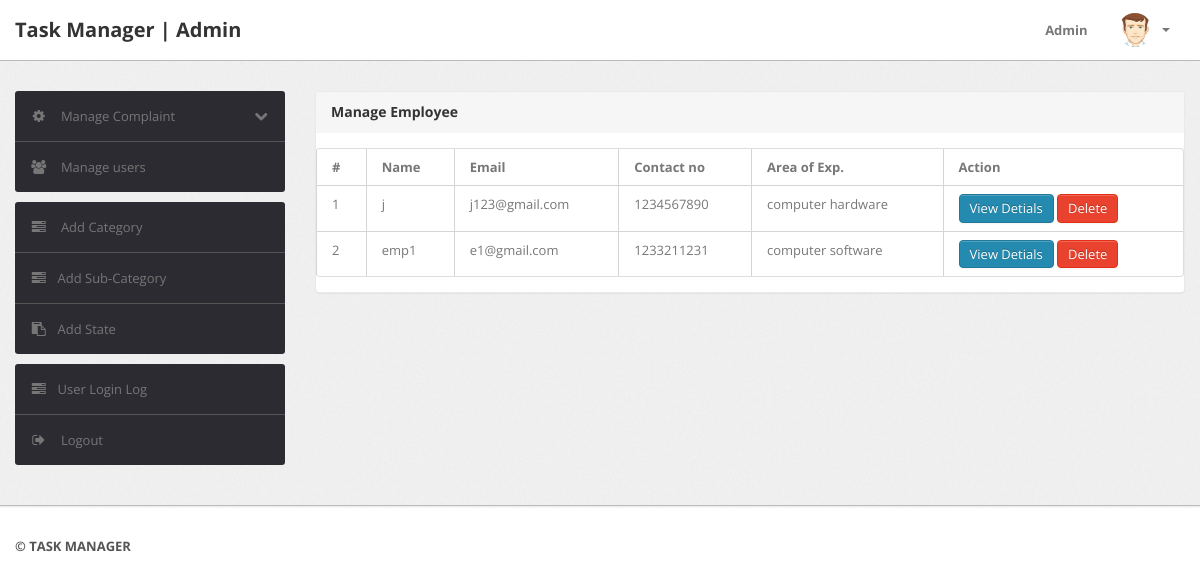
The page /admin/manage-emp.php (signed in) on the database its author committed.
### tables this page shows
CREATE TABLE `employee` (
  `e_id` int(11) NOT NULL,
  `fullName` varchar(100) NOT NULL,
  `empEmail` varchar(100) NOT NULL,
  `contactNo` int(10) NOT NULL,
  `area_of_exp` varchar(100) NOT NULL,
  `city` varchar(100) NOT NULL,
  `password` varchar(100) NOT NULL
);

### admin/manage-emp.php (the view, shortened to what this page needs)
<?php
$con=mysqli_connect(DB_SERVER,DB_USER,DB_PASS,DB_NAME);
if(strlen($_SESSION['alogin'])==0)
	{
header('location:index.php');
}
else{
?>
<!DOCTYPE html>
<html lang="en">
<head>
	<link type="text/css" href="bootstrap/css/bootstrap.min.css" rel="stylesheet">
	<link type="text/css" href="bootstrap/css/bootstrap-responsive.min.css" rel="stylesheet">
	<link type="text/css" href="css/theme.css" rel="stylesheet">
	<link type="text/css" href="images/icons/css/font-awesome.css" rel="stylesheet">
</head>
<body>
<?php include('include/header.php');?>
	<div class="wrapper">
		<div class="container">
			<div class="row">
<?php include('include/sidebar.php');?>
			<div class="span9">
					<div class="content">
	<div class="module">
							<div class="module-head">
								<h3>Manage Employee</h3>
							</div>
							<div class="module-body table">
								<table cellpadding="0" cellspacing="0" border="0"   class="table table-bordered display" width="100%">
									<thead>
										<tr>
											<th>#</th>
											<th>Name</th>
											<th>Email </th>
											<th>Contact no</th>
											<th>Area of Exp.</th>
											<th>Action</th>
										</tr>
									</thead>
									<tbody>
<?php $query=mysqli_query($con,"select * from employee");
$cnt=1;
while($row=mysqli_fetch_array($query))
{
?>
										<tr>
											<td><?php echo htmlentities($cnt);?></td>
											<td><?php echo htmlentities($row['fullName']);?></td>
											<td><?php echo htmlentities($row['empEmail']);?></td>
											<td> <?php echo htmlentities($row['contactNo']);?></td>
											<td><?php echo htmlentities($row['area_of_exp']);?></td>
<td>
	<a href="javascript:void(0);" onClick="popUpWindow('http://localhost/cms/admin/emp_profile.php?e_id=<?php echo htmlentities($row['e_id']);?>');" title="View Details">
<button type="button" class="btn btn-primary">View Detials</button>
											</a>
<a href="manage-emp.php?e_id=<?php echo htmlentities($row['e_id']);?>&&action=del" title="Delete" onClick="return confirm('Do you really want to delete ?')">
<button type="button" class="btn btn-danger">Delete</button></a>
										</td>
										<?php $cnt=$cnt+1; } ?>
								</table>
							</div>
						</div>
					</div>
				</div>
			</div>
		</div>
	</div>
<?php include('include/footer.php');?>
</body>
<?php } ?>

### admin/css/theme.css (style rules this page uses)
body { font-size: 13px; font-family: 'Open Sans', Arial, sans-serif; background: #fff; color: #777 }
h1, h2, h3, h4, h5, h6 { color: #333; margin-top: 0 }
h3 { font-size: 20px }
.wrapper { background: url(../images/bg.png) #eee; border-bottom: 1px solid #bbb; -webkit-box-shadow: 0 1px 2px rgba(0,0,0,0.1); -moz-box-shadow: 0 1px 2px rgba(0,0,0,0.1); box-shadow: 0 1px 2px rgba(0,0,0,0.1); padding: 30px 0 }
select, textarea, input[type="text"], input[type="password"], input[type="datetime"], input[type="datetime-local"], input[type="date"], input[type="month"], input[type="time"], input[type="week"], input[type="number"], input[type="email"], input[type="url"], input[type="search"], input[type="tel"], input[type="color"], .uneditable-input, label, input, button, select, textarea { -webkit-border-radius: 3px; -moz-border-radius: 3px; border-radius: 3px; font-size: 13px; font-family: 'Open Sans', Tahoma, Arial, sans-serif }
.module { background: #fff; -webkit-border-radius: 3px; -moz-border-radius: 3px; border-radius: 3px; border: 1px solid #ccc; border-bottom-color: #bbb; -webkit-box-shadow: 0 0 1px rgba(0,0,0,0.2); -moz-box-shadow: 0 0 1px rgba(0,0,0,0.2); box-shadow: 0 0 1px rgba(0,0,0,0.2); margin-bottom: 30px }
.btn, .btn-box { -webkit-border-radius: 3px; -moz-border-radius: 3px; border-radius: 3px }
.btn { font-size: 13px; font-weight: 600 }
.btn { display: inline-block; margin-bottom: 0; font-weight: 400; text-align: center; vertical-align: middle; cursor: pointer; background-image: none; border: 1px solid transparent; white-space: nowrap; padding: 4px 10px; font-size: 13px; line-height: 1.42857; border-radius: 4px; -webkit-user-select: none; -moz-user-select: none; -ms-user-select: none; user-select: none }
.btn-primary { color: #fff; background-color: #248aaf; border-color: #20799a }
.btn-danger { color: #fff; background-color: #e9422e; border-color: #e52e18 }
.table { margin-bottom: 0 }
.table th, .table td { border-color: #d5d5d5!important }
.table-bordered thead:first-child tr:first-child>th:first-child, .table-bordered tbody:first-child tr:first-child>td:first-child { -webkit-border-top-left-radius: 2px; -moz-border-radius-topleft: 2px; border-top-left-radius: 2px }
.table-bordered thead:first-child tr:first-child>th:last-child, .table-bordered tbody:first-child tr:first-child>td:last-child { -webkit-border-top-right-radius: 2px; -moz-border-radius-topright: 2px; border-top-right-radius: 2px }
.table-bordered thead:last-child tr:last-child>th:first-child, .table-bordered tbody:last-child tr:last-child>td:first-child, .table-bordered tfoot:last-child tr:last-child>td:first-child { -webkit-border-bottom-left-radius: 2px; -moz-border-radius-bottomleft: 2px; border-bottom-left-radius: 2px }
.table-bordered thead:last-child tr:last-child>th:last-child, .table-bordered tbody:last-child tr:last-child>td:last-child, .table-bordered tfoot:last-child tr:last-child>td:last-child { -webkit-border-bottom-right-radius: 2px; -moz-border-radius-bottomright: 2px; border-bottom-right-radius: 2px }
.module { box-shadow: 0 0 3px rgba(0,0,0,.1); border-color: #e9e9e9; margin-bottom: 20px; background-color: #fff; border-radius: 4px; -webkit-box-shadow: 0 1px 1px rgba(0,0,0,.05); box-shadow: 0 1px 1px rgba(0,0,0,.05); }
.module-head { color: #767676; background-color: #f6f6f6; border-color: #e9e9e9; padding: 10px 15px; border-bottom: 1px solid transparent; border-top-right-radius: 3px; border-top-left-radius: 3px; }
.module-head h3 { font-size: 14px; line-height: 20px; height: 20px; margin: 0 }
.module-body { padding: 15px }
.module-body.table { padding: 15px 0 }
.module-body.table .table th, .module-body.table .table td { padding-left: 15px; padding-right: 15px }

### rows shown on the page
employee: fullName "j", empEmail "j123@gmail.com", contactNo "1234567890", area_of_exp "computer hardware"
employee: fullName "emp1", empEmail "e1@gmail.com", contactNo "1233211231", area_of_exp "computer software"
